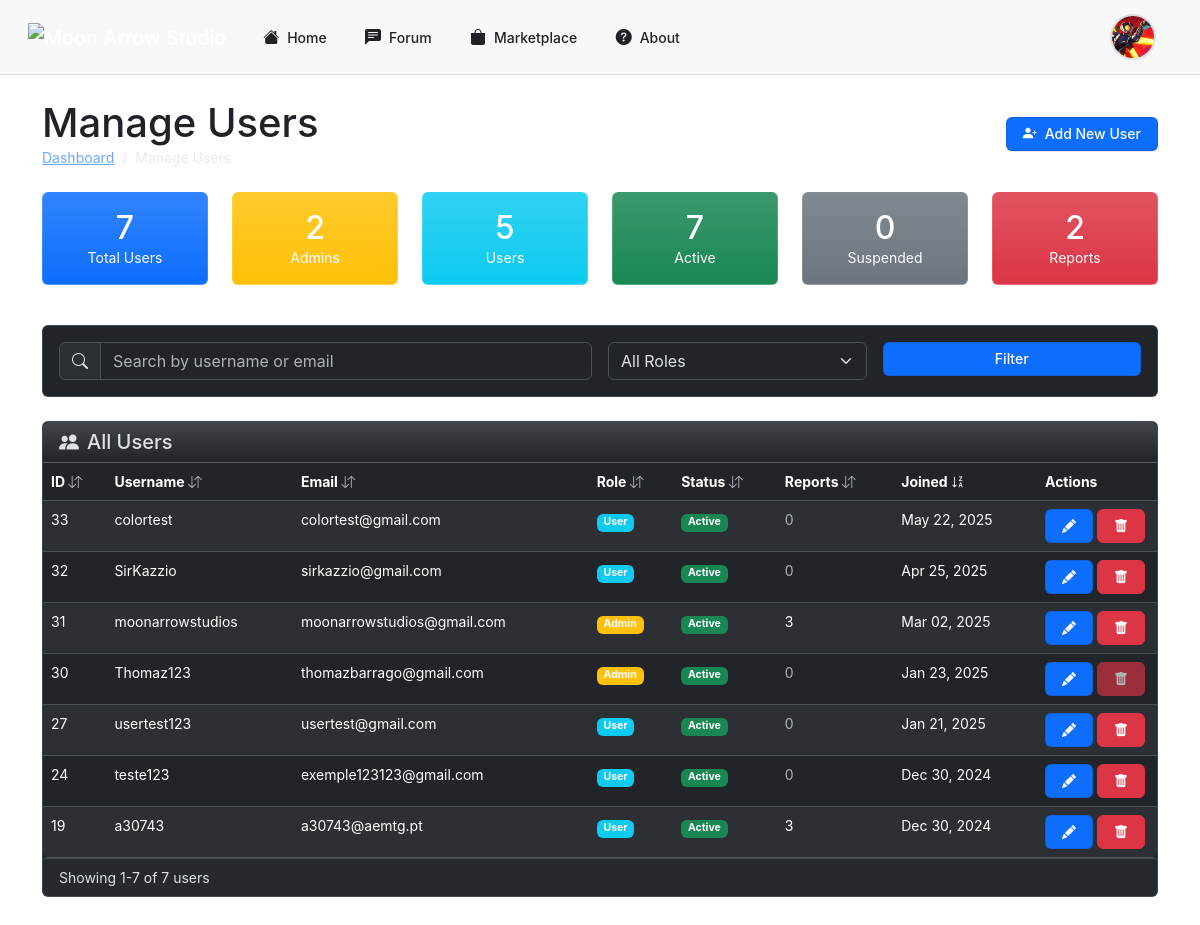
Page /php/admin/manage_users.php (signed in) on the earlier database version.
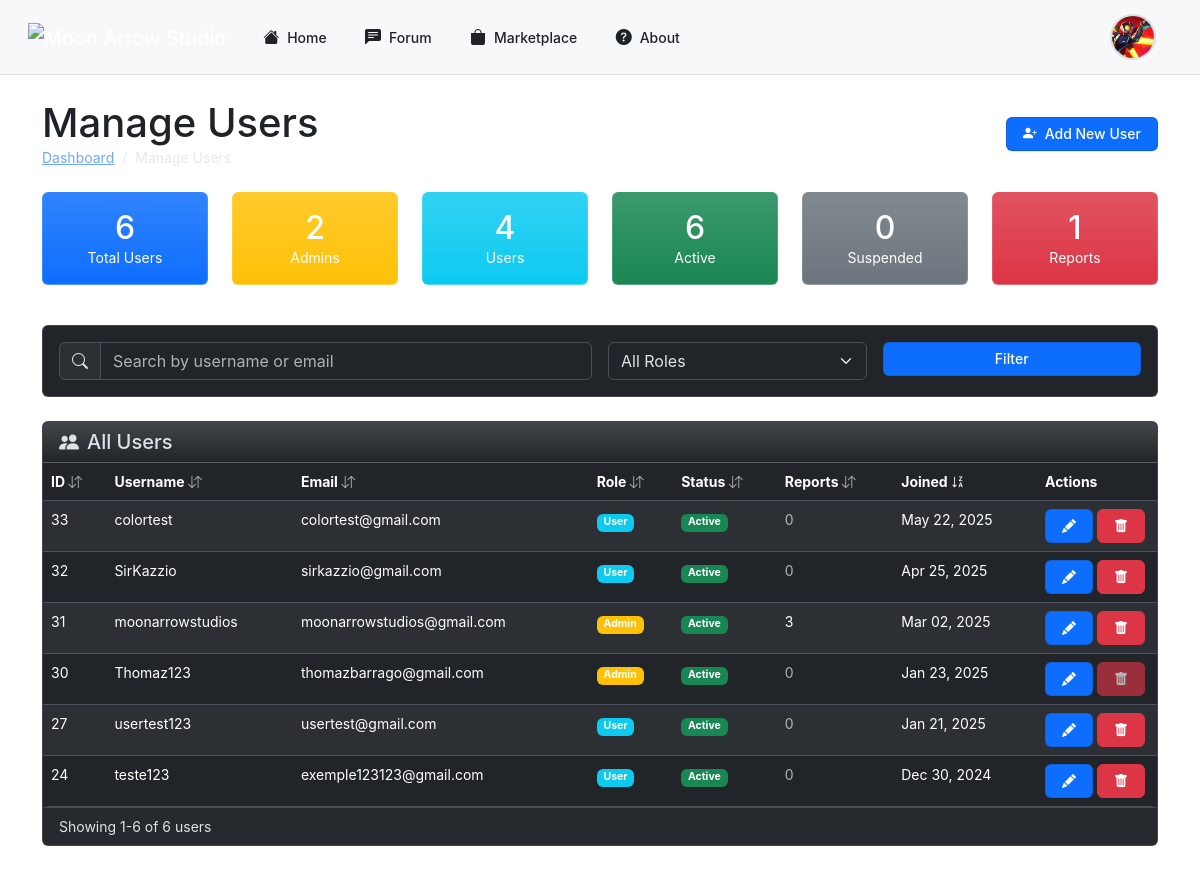
Same page on the later database version.
### tables this page shows
CREATE TABLE IF NOT EXISTS `users` (
  `user_id` int NOT NULL AUTO_INCREMENT,
  `username` varchar(50) NOT NULL,
  `email` varchar(100) NOT NULL,
  `password` varchar(255) NOT NULL,
  `role` enum('admin','user') DEFAULT 'user',
  `created_at` datetime DEFAULT CURRENT_TIMESTAMP,
  `profile_picture` varchar(255) DEFAULT NULL,
  `banner` varchar(255) DEFAULT NULL,
  `description` text,
  `status` enum('active','suspended') NOT NULL DEFAULT 'active',
  `youtube` varchar(255) DEFAULT NULL,
  `linkedin` varchar(255) DEFAULT NULL,
  `twitter` varchar(255) DEFAULT NULL,
  `instagram` varchar(255) DEFAULT NULL,
  `github` varchar(255) DEFAULT NULL,
  `portfolio` varchar(255) DEFAULT NULL,
  `reported_count` int NOT NULL DEFAULT '0',
  `follow_notifications` tinyint(1) NOT NULL DEFAULT '1',
  `asset_comment_notifications` tinyint(1) NOT NULL DEFAULT '1',
  `reply_notifications` tinyint(1) NOT NULL DEFAULT '1',
  `notification_frequency` enum('instant','hourly','daily','weekly') NOT NULL DEFAULT 'instant',
  `email_updates` tinyint(1) NOT NULL DEFAULT '1',
  `comment_notifications` tinyint(1) NOT NULL DEFAULT '1',
  PRIMARY KEY (`user_id`),
  UNIQUE KEY `username` (`username`),
  UNIQUE KEY `email` (`email`)
);

### php/admin/manage_users.php (the view, shortened to what the changed rows need)
<?php
require_once '../db_connect.php';
$sort = isset($_GET['sort']) ? $_GET['sort'] : 'created_at';
$order = isset($_GET['order']) ? $_GET['order'] : 'DESC';
$page = isset($_GET['page']) ? (int)$_GET['page'] : 1;
$records_per_page = 10;
$offset = ($page - 1) * $records_per_page;
$query = "SELECT user_id, username, email, role, status, created_at, reported_count FROM users WHERE 1=1";
$count_query = "SELECT COUNT(*) as total FROM users WHERE 1=1";
$query_params = [];
$query .= " ORDER BY $sort $order";
$query .= " LIMIT ?, ?";
$count_stmt = $conn->prepare($count_query);
$count_stmt->execute();
$count_result = $count_stmt->get_result();
$total_records = $count_result->fetch_assoc()['total'];
$stmt = $conn->prepare($query);
if (!empty($query_params)) {
    $query_params[] = $offset;
    $query_params[] = $records_per_page;
    $types = str_repeat('s', count($query_params) - 2) . 'ii';
    $stmt->bind_param($types, ...$query_params);
} else {
    $stmt->bind_param("ii", $offset, $records_per_page);
}
$stmt->execute();
$result = $stmt->get_result();
$users = [];
while ($row = $result->fetch_assoc()) {
    $users[] = $row;
}
$query = "SELECT
    COUNT(*) as total_users,
    SUM(CASE WHEN role = 'admin' THEN 1 ELSE 0 END) as admin_count,
    SUM(CASE WHEN role = 'user' THEN 1 ELSE 0 END) as regular_user_count,
    SUM(CASE WHEN status = 'active' THEN 1 ELSE 0 END) as active_users,
    SUM(CASE WHEN status = 'suspended' THEN 1 ELSE 0 END) as suspended_users,
    SUM(CASE WHEN reported_count > 0 THEN 1 ELSE 0 END) as reported_users
    FROM users";
$result = $conn->query($query);
$user_stats = $result->fetch_assoc();
?>
<!DOCTYPE html>
<html lang="en" data-bs-theme="dark">
<head>
    <link rel="stylesheet" href="https://cdn.jsdelivr.net/npm/bootstrap-icons@1.11.3/font/bootstrap-icons.min.css">
    <link rel="stylesheet" href="https://cdn.jsdelivr.net/npm/bootstrap@5.3.3/dist/css/bootstrap.min.css">
</head>
<body>
    <?php include('../header.php'); ?>
    <div class="container py-4">
        <div class="d-flex justify-content-between align-items-center mb-4">
            <div>
                <h1 class="mb-0">Manage Users</h1>
            </div>
        </div>
        <div class="row mb-4 d-flex justify-content-center">
            <div class="col-md-2 mb-3">
                <div class="card stats-card bg-primary bg-gradient text-white">
                    <div class="card-body text-center">
                        <h3 class="fs-2 mb-0"><?php echo $user_stats['total_users']; ?></h3>
                        <p class="mb-0">Total Users</p>
                    </div>
                </div>
            </div>
            <div class="col-md-2 mb-3">
                <div class="card stats-card bg-info bg-gradient text-white">
                    <div class="card-body text-center">
                        <h3 class="fs-2 mb-0"><?php echo $user_stats['regular_user_count']; ?></h3>
                        <p class="mb-0">Users</p>
                    </div>
                </div>
            </div>
            <div class="col-md-2 mb-3">
                <div class="card stats-card bg-success bg-gradient text-white">
                    <div class="card-body text-center">
                        <h3 class="fs-2 mb-0"><?php echo $user_stats['active_users']; ?></h3>
                        <p class="mb-0">Active</p>
                    </div>
                </div>
            </div>
            <div class="col-md-2 mb-3">
                <div class="card stats-card bg-danger bg-gradient text-white">
                    <div class="card-body text-center">
                        <h3 class="fs-2 mb-0"><?php echo $user_stats['reported_users']; ?></h3>
                        <p class="mb-0">Reports</p>
                    </div>
                </div>
            </div>
        </div>
        <div class="card mb-4">
            <div class="card-body p-0">
                <div class="table-responsive">
                    <table class="table table-hover table-striped mb-0">
                        <thead>
                            <tr>
                                <th class="cursor-pointer" onclick="changeSort('user_id')">
                                    ID <?php echo getSortIcon('user_id'); ?>
                                </th>
                                <th class="cursor-pointer" onclick="changeSort('username')">
                                    Username <?php echo getSortIcon('username'); ?>
                                </th>
                                <th class="cursor-pointer" onclick="changeSort('email')">
                                    Email <?php echo getSortIcon('email'); ?>
                                </th>
                                <th class="cursor-pointer" onclick="changeSort('role')">
                                    Role <?php echo getSortIcon('role'); ?>
                                </th>
                                <th class="cursor-pointer" onclick="changeSort('status')">
                                    Status <?php echo getSortIcon('status'); ?>
                                </th>
                                <th class="cursor-pointer" onclick="changeSort('reported_count')">
                                    Reports <?php echo getSortIcon('reported_count'); ?>
                                </th>
                                <th class="cursor-pointer" onclick="changeSort('created_at')">
                                    Joined <?php echo getSortIcon('created_at'); ?>
                                </th>
                                <th class="actions-column">Actions</th>
                            </tr>
                        </thead>
                        <tbody>
                            <?php if (empty($users)): ?>
                                <tr>
                                    <td colspan="8" class="text-center py-4">No users found.</td>
                                </tr>
                            <?php else: ?>
                                <?php foreach ($users as $user): ?>
                                    <tr class="<?php echo $user['reported_count'] >= 5 ? 'high-reports' : ''; ?>">
                                        <td><?php echo $user['user_id']; ?></td>
                                        <td><?php echo htmlspecialchars($user['username']); ?></td>
                                        <td><?php echo htmlspecialchars($user['email']); ?></td>
                                        <td>
                                            <?php
                                            $badge_class = 'bg-info';
                                            if ($user['role'] === 'admin') {
                                                $badge_class = 'bg-warning';
                                            }
                                            ?>
                                            <span class="badge <?php echo $badge_class; ?>"><?php echo ucfirst($user['role']); ?></span>
                                        </td>
                                        <td>
                                            <?php
                                            $status_class = $user['status'] === 'active' ? 'bg-success' : 'bg-secondary';
                                            ?>
                                            <span class="badge <?php echo $status_class; ?>"><?php echo ucfirst($user['status']); ?></span>
                                        </td>
                                        <td>
                                            <?php if ($user['reported_count'] > 0): ?>
                                                <span class=""><?php echo $user['reported_count']; ?></span>
                                            <?php else: ?>
                                                <span class="text-muted">0</span>
                                            <?php endif; ?>
                                        </td>
                                        <td><?php echo date('M d, Y', strtotime($user['created_at'])); ?></td>
                                        <td>
                                            <a href="edit_user.php?id=<?php echo $user['user_id']; ?>" class="btn btn-sm btn-primary" title="Edit User">
                                                <i class="bi bi-pencil-fill"></i>
                                            </a>
                                            <?php if ($user['role'] !== 'admin' || $_SESSION['user_id'] !== $user['user_id']): ?>
                                                <button class="btn btn-sm btn-danger" title="Delete User" data-bs-toggle="modal" data-bs-target="#deleteUserModal" data-user-id="<?php echo $user['user_id']; ?>" data-username="<?php echo htmlspecialchars($user['username']); ?>">
                                                    <i class="bi bi-trash-fill"></i>
                                                </button>
                                            <?php else: ?>
                                                <button class="btn btn-sm btn-danger" disabled title="Cannot delete your own admin account">
                                                    <i class="bi bi-trash-fill"></i>
                                                </button>
                                            <?php endif; ?>
                                        </td>
                                    </tr>
                                <?php endforeach; ?>
                            <?php endif; ?>
                        </tbody>
                    </table>
                </div>
            </div>
            <div class="card-footer">
                <div class="d-flex justify-content-between align-items-center">
                    <div>
                        Showing <?php echo min(($page - 1) * $records_per_page + 1, $total_records); ?>-<?php echo min($page * $records_per_page, $total_records); ?> of <?php echo $total_records; ?> users
                    </div>
                </div>
            </div>
        </div>
    </div>
        <?php
        function getSortIcon($column) {
            global $sort, $order;
            if ($sort !== $column) {
                return '<i class="bi bi-arrow-down-up text-muted"></i>';
            } else if ($order === 'ASC') {
                return '<i class="bi bi-sort-alpha-down"></i>';
            } else {
                return '<i class="bi bi-sort-alpha-down-alt"></i>';
            }
        }
        ?>
</body>
</html>

Differences in the rows shown:
removed users: user_id "19", username "a30743", email "a30743@aemtg.pt", role "User", status "Active", reported_count "3", created_at "Dec 30, 2024"
Other differences:
$user_stats['total_users']: "7" → "6"
$user_stats['regular_user_count']: "5" → "4"
$user_stats['active_users']: "7" → "6"
$user_stats['reported_users']: "2" → "1"
min($page * $records_per_page, $total_records): "7" → "6"
$total_records: "7" → "6"
